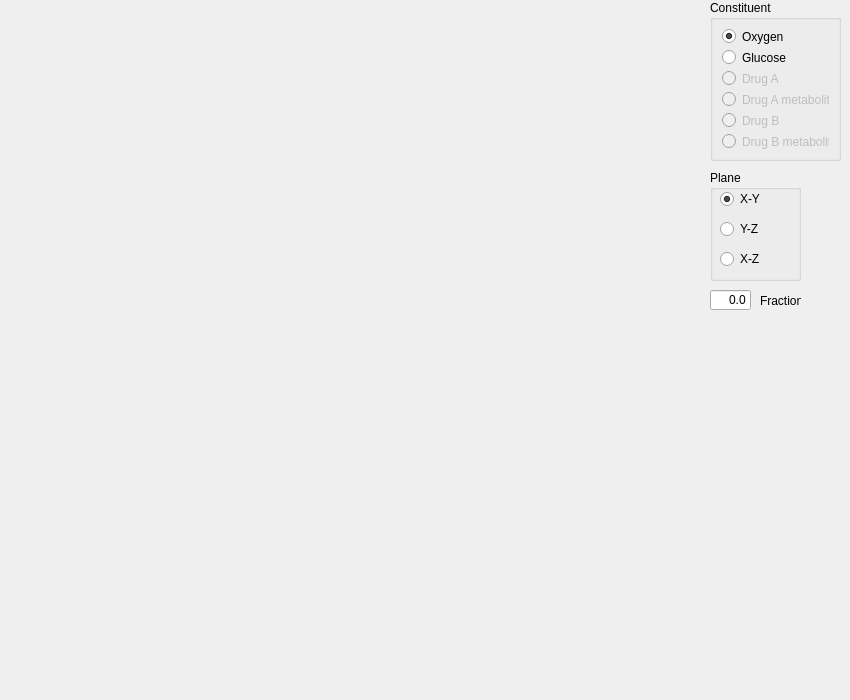
      <widget class="QWidget" name="page_2D">
       <property name="sizePolicy">
        <sizepolicy hsizetype="Fixed" vsizetype="Fixed">
         <horstretch>0</horstretch>
         <verstretch>0</verstretch>
        </sizepolicy>
       </property>
       <property name="maximumSize">
        <size>
         <width>1000</width>
         <height>700</height>
        </size>
       </property>
       <widget class="QWidget" name="widget_canvas" native="true">
        <property name="geometry">
         <rect>
          <x>0</x>
          <y>0</y>
          <width>700</width>
          <height>700</height>
         </rect>
        </property>
        <property name="sizePolicy">
         <sizepolicy hsizetype="Fixed" vsizetype="Fixed">
          <horstretch>0</horstretch>
          <verstretch>0</verstretch>
         </sizepolicy>
        </property>
        <property name="maximumSize">
         <size>
          <width>700</width>
          <height>700</height>
         </size>
        </property>
        <property name="baseSize">
         <size>
          <width>700</width>
          <height>700</height>
         </size>
        </property>
       </widget>
       <widget class="QGroupBox" name="groupBox_constituent">
        <property name="geometry">
         <rect>
          <x>710</x>
          <y>0</y>
          <width>131</width>
          <height>161</height>
         </rect>
        </property>
        <property name="title">
         <string>Constituent</string>
        </property>
        <layout class="QVBoxLayout" name="verticalLayout_3">
         <item>
          <widget class="QRadioButton" name="radioButton_oxygen">
           <property name="text">
            <string>Oxygen</string>
           </property>
           <property name="checked">
            <bool>true</bool>
           </property>
           <attribute name="buttonGroup">
            <string>buttonGroup_constituent</string>
           </attribute>
          </widget>
         </item>
         <item>
          <widget class="QRadioButton" name="radioButton_glucose">
           <property name="text">
            <string>Glucose</string>
           </property>
           <attribute name="buttonGroup">
            <string>buttonGroup_constituent</string>
           </attribute>
          </widget>
         </item>
         <item>
          <widget class="QRadioButton" name="radioButton_drugA">
           <property name="enabled">
            <bool>false</bool>
           </property>
           <property name="text">
            <string>Drug A</string>
           </property>
           <attribute name="buttonGroup">
            <string>buttonGroup_constituent</string>
           </attribute>
          </widget>
         </item>
         <item>
          <widget class="QRadioButton" name="radioButton_drugA_metabolite">
           <property name="enabled">
            <bool>false</bool>
           </property>
           <property name="text">
            <string>Drug A metabolite</string>
           </property>
           <attribute name="buttonGroup">
            <string>buttonGroup_constituent</string>
           </attribute>
          </widget>
         </item>
         <item>
          <widget class="QRadioButton" name="radioButton_drugB">
           <property name="enabled">
            <bool>false</bool>
           </property>
           <property name="text">
            <string>Drug B</string>
           </property>
           <attribute name="buttonGroup">
            <string>buttonGroup_constituent</string>
           </attribute>
          </widget>
         </item>
         <item>
          <widget class="QRadioButton" name="radioButton_drugB_metabolite">
           <property name="enabled">
            <bool>false</bool>
           </property>
           <property name="text">
            <string>Drug B metabolite</string>
           </property>
           <attribute name="buttonGroup">
            <string>buttonGroup_constituent</string>
           </attribute>
          </widget>
         </item>
        </layout>
       </widget>
       <widget class="QGroupBox" name="groupBox_plane">
        <property name="geometry">
         <rect>
          <x>710</x>
          <y>170</y>
          <width>91</width>
          <height>111</height>
         </rect>
        </property>
        <property name="title">
         <string>Plane</string>
        </property>
        <widget class="QRadioButton" name="radioButton_XY">
         <property name="geometry">
          <rect>
           <x>10</x>
           <y>20</y>
           <width>51</width>
           <height>18</height>
          </rect>
         </property>
         <property name="text">
          <string>X-Y</string>
         </property>
         <property name="checked">
          <bool>true</bool>
         </property>
         <attribute name="buttonGroup">
          <string>buttonGroup_plane</string>
         </attribute>
        </widget>
        <widget class="QRadioButton" name="radioButton_YZ">
         <property name="geometry">
          <rect>
           <x>10</x>
           <y>50</y>
           <width>51</width>
           <height>18</height>
          </rect>
         </property>
         <property name="text">
          <string>Y-Z</string>
         </property>
         <attribute name="buttonGroup">
          <string>buttonGroup_plane</string>
         </attribute>
        </widget>
        <widget class="QRadioButton" name="radioButton_XZ">
         <property name="geometry">
          <rect>
           <x>10</x>
           <y>80</y>
           <width>51</width>
           <height>18</height>
          </rect>
         </property>
         <property name="text">
          <string>X-Z</string>
         </property>
         <attribute name="buttonGroup">
          <string>buttonGroup_plane</string>
         </attribute>
        </widget>
       </widget>
       <widget class="QLineEdit" name="lineEdit_fraction">
        <property name="geometry">
         <rect>
          <x>710</x>
          <y>290</y>
          <width>41</width>
          <height>20</height>
         </rect>
        </property>
        <property name="text">
         <string>0.0</string>
        </property>
        <property name="alignment">
         <set>Qt::AlignRight|Qt::AlignTrailing|Qt::AlignVCenter</set>
        </property>
       </widget>
       <widget class="QLabel" name="label_fraction">
        <property name="geometry">
         <rect>
          <x>760</x>
          <y>290</y>
          <width>41</width>
          <height>21</height>
         </rect>
        </property>
        <property name="text">
         <string>Fraction</string>
        </property>
       </widget>
      </widget>
